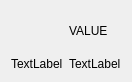
<?xml version="1.0" encoding="UTF-8"?>
<ui version="4.0">
 <class>register_conteiner_error_table</class>
 <widget class="QWidget" name="register_conteiner_error_table">
  <property name="geometry">
   <rect>
    <x>0</x>
    <y>0</y>
    <width>937</width>
    <height>193</height>
   </rect>
  </property>
  <property name="sizePolicy">
   <sizepolicy hsizetype="Fixed" vsizetype="Minimum">
    <horstretch>0</horstretch>
    <verstretch>0</verstretch>
   </sizepolicy>
  </property>
  <property name="windowTitle">
   <string>Form</string>
  </property>
  <layout class="QGridLayout" name="gridLayoutRegDescription" columnstretch="1,5">
   <property name="sizeConstraint">
    <enum>QLayout::SetFixedSize</enum>
   </property>
   <item row="1" column="0" alignment="Qt::AlignHCenter">
    <widget class="QLabel" name="label_3">
     <property name="text">
      <string>TextLabel</string>
     </property>
    </widget>
   </item>
   <item row="0" column="1">
    <widget class="QLabel" name="labelRegName">
     <property name="sizePolicy">
      <sizepolicy hsizetype="Preferred" vsizetype="Fixed">
       <horstretch>0</horstretch>
       <verstretch>0</verstretch>
      </sizepolicy>
     </property>
     <property name="minimumSize">
      <size>
       <width>0</width>
       <height>40</height>
      </size>
     </property>
     <property name="maximumSize">
      <size>
       <width>16777215</width>
       <height>40</height>
      </size>
     </property>
     <property name="text">
      <string>VALUE</string>
     </property>
    </widget>
   </item>
   <item row="1" column="1">
    <widget class="QLabel" name="label_6">
     <property name="text">
      <string>TextLabel</string>
     </property>
    </widget>
   </item>
  </layout>
 </widget>
 <resources/>
 <connections/>
</ui>
